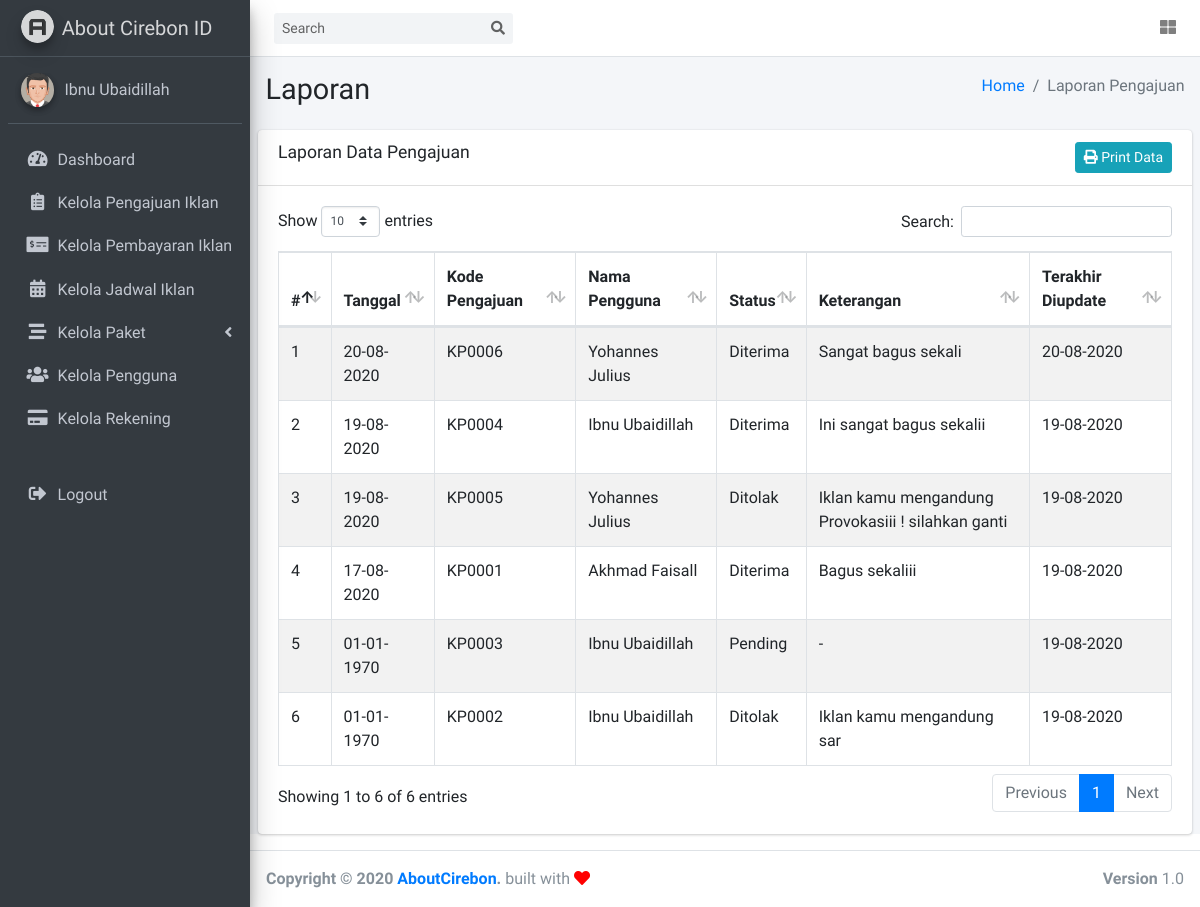
/index.php/laporan/laporan_pengajuan, run on an earlier commit of the app's database.
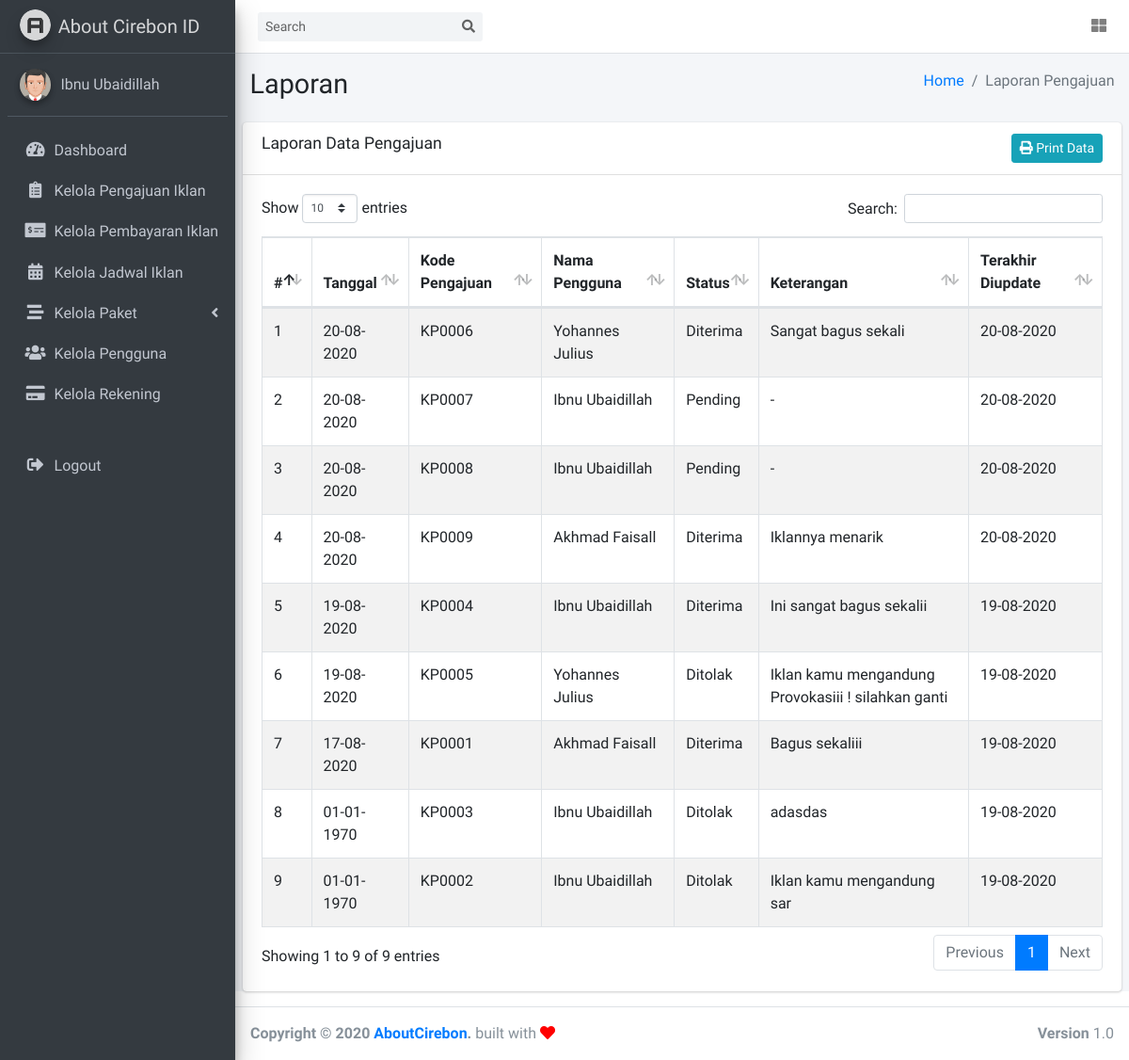
And on a later commit of the database.
### tables this page shows
CREATE TABLE `tbl_pengguna` (
  `id_pengguna` int(11) NOT NULL,
  `username` varchar(40) NOT NULL,
  `password` varchar(40) NOT NULL,
  `email` varchar(50) NOT NULL,
  `nama` varchar(50) NOT NULL,
  `alamat` varchar(255) NOT NULL,
  `no_telp` varchar(20) NOT NULL,
  `jenis_kelamin` varchar(20) NOT NULL,
  `level` int(1) NOT NULL COMMENT '1:admin, 2:atasan, 3:pelanggan',
  `tanggal_dibuat` timestamp NOT NULL DEFAULT current_timestamp() ON UPDATE current_timestamp(),
  `aktif` int(11) NOT NULL,
  `terakhir_diubah` timestamp NOT NULL DEFAULT current_timestamp() ON UPDATE current_timestamp()
);

CREATE TABLE `tbl_pengajuan` (
  `id_pengajuan` int(11) NOT NULL,
  `kode_pengajuan` varchar(25) NOT NULL,
  `id_pengguna` int(11) NOT NULL,
  `id_detail` int(11) NOT NULL,
  `konten` varchar(255) NOT NULL,
  `caption` varchar(255) NOT NULL,
  `tanggal` int(11) NOT NULL,
  `status` varchar(25) NOT NULL DEFAULT 'Pending',
  `keterangan` varchar(255) NOT NULL DEFAULT '-',
  `update_pada` timestamp NOT NULL DEFAULT current_timestamp()
);

### application/libraries/Template.php (called while the page is built)
<?php
Class Template
{
    var $template_data = array();
    function set($nama, $value)
    {
        $this->template_data[$nama] = $value;
    }
    function load($template = '', $view = '', $view_data = array(), $return = FALSE)
    {
        $this->CI =& get_instance();
        $this->set('contents', $this->CI->load->view($view, $view_data, TRUE));
        return $this->CI->load->view($template, $this->template_data, $return);
    }
}
?>

### application/controllers/Laporan.php (called while the page is built, shortened)
<?php
class Laporan extends CI_Controller
{
    public function laporan_pengajuan()
    {
        $data['pengajuan'] = $this->pengajuan_m->getAllPengajuan();
        $this->template->load('template', 'laporan/laporan_pengajuan', $data);
    }
}

### index.php (called while the page is built, shortened)
<?php
require_once BASEPATH.'core/CodeIgniter.php';

### application/models/Pengajuan_m.php (called while the page is built, shortened)
<?php
class Pengajuan_m extends CI_Model
{
    public function getAllPengajuan()
    {
        $this->db->select('*');
        $this->db->from('tbl_pengajuan');
        $this->db->join('tbl_pengguna', 'tbl_pengajuan.id_pengguna = tbl_pengguna.id_pengguna');
        $this->db->join('tbl_detailpaket', 'tbl_pengajuan.id_detail = tbl_detailpaket.id_detail');
        $this->db->order_by('tbl_pengajuan.tanggal', 'DESC');
        $query = $this->db->get()->result();
        return $query;
    }
}

### application/libraries/Fungsi.php (called while the page is built, shortened)
<?php
Class Fungsi {
    protected $ci;
    public function __construct() {
        $this->ci =& get_instance();
    }
    public function user_login() {
        $user_id = $this->ci->session->userdata('userid');
        $user_data  = $this->ci->pengguna_m->get($user_id)->row();
        return $user_data;
    }
}

### application/models/Pengguna_m.php (called while the page is built, shortened)
<?php
class Pengguna_m extends CI_Model
{
    public function get($id = null)
    {
        $this->db->from('tbl_pengguna');
        $query = $this->db->get();
        return $query;
    }
}

### application/views/laporan/laporan_pengajuan.php (the view)
<section class="content-header">
    <div class="container-fluid">
        <div class="row mb-2">
            <div class="col-sm-6">
                <h1>Laporan</h1>
            </div>
            <div class="col-sm-6">
                <ol class="breadcrumb float-sm-right">
                    <li class="breadcrumb-item"><a href="<?= base_url('dashboard') ?>">Home</a></li>
                    <li class="breadcrumb-item active">Laporan Pengajuan</li>
                </ol>
            </div>
        </div>
    </div>
</section>
<section class="content">
    <div class="card">
        <div class="card-header">
            <div class="float-right">
                <a href="<?= site_url('laporan/print_pengajuan') ?>" class="btn btn-info btn-sm"><i class="fa fa-print"></i> Print Data</a>
            </div>
            <h3 class="card-title">Laporan Data Pengajuan</h3>
        </div>
        <div class="card-body">
            <div class="box-body table-responsive">
                <table class="table table-bordered table-striped" id="Table1">
                    <thead>
                        <tr>
                            <th>#</th>
                            <th>Tanggal</th>
                            <th>Kode Pengajuan</th>
                            <th>Nama Pengguna</th>
                            <th>Status</th>
                            <th width="25%">Keterangan</th>
                            <th>Terakhir Diupdate</th>
                        </tr>
                    </thead>
                    <tbody>
                        <?php
                        $no = 1;
                        foreach ($pengajuan as $data) { ?>
                            <tr>
                                <td><?= $no++ ?></td>
                                <td><?= date('d-m-Y', strtotime($data->tanggal)) ?></td>
                                <td><?= $data->kode_pengajuan ?></td>
                                <td><?= $data->nama ?></td>
                                <td><?= $data->status ?></td>
                                <td><?= $data->keterangan ?></td>
                                <td><?= date('d-m-Y', strtotime($data->update_pada)) ?></td>
                            </tr>
                        <?php } ?>
                    </tbody>
                </table>
            </div>
        </div>
</section>

### application/views/template.php (shortened to what this page needs)
<!DOCTYPE html>
<html lang="en">
<head>
  <link rel="stylesheet" href="<?= base_url() ?>assets/plugins/fontawesome-free/css/all.min.css">
  <link rel="stylesheet" href="https://cdnjs.cloudflare.com/ajax/libs/izitoast/1.4.0/css/iziToast.css" />
  <link rel="stylesheet" href="<?= base_url() ?>assets/plugins/datatables-bs4/css/dataTables.bootstrap4.min.css">
  <link rel="stylesheet" href="<?= base_url() ?>assets/plugins/datatables-responsive/css/responsive.bootstrap4.min.css">
  <link rel="stylesheet" href="<?= base_url() ?>assets/dist/css/adminlte.min.css">
</head>
<body class="hold-transition sidebar-mini">
  <div class="wrapper">
    <nav class="main-header navbar navbar-expand navbar-white navbar-light">
      <form class="form-inline ml-3">
        <div class="input-group input-group-sm">
          <input class="form-control form-control-navbar" type="search" placeholder="Search" aria-label="Search">
          <div class="input-group-append">
            <button class="btn btn-navbar" type="submit">
              <i class="fas fa-search"></i>
            </button>
          </div>
        </div>
      </form>
      <ul class="navbar-nav ml-auto">
        <li class="nav-item">
          <a class="nav-link" data-widget="control-sidebar" data-slide="true" href="#" role="button">
            <i class="fas fa-th-large"></i>
          </a>
        </li>
      </ul>
    </nav>
    <aside class="main-sidebar sidebar-dark-primary elevation-4">
      <a href="<?= base_url('dashboard') ?>" class="brand-link">
        <img src="<?= base_url() ?>assets/dist/img/AdminLTELogo.png" alt="AdminLTE Logo" class="brand-image img-circle elevation-3" style="opacity: .8">
        <span class="brand-text font-weight-light">About Cirebon ID</span>
      </a>
      <div class="sidebar">
        <div class="user-panel mt-3 pb-3 mb-3 d-flex">
          <div class="image">
            <img src="<?= base_url() ?>/assets/dist/img/profile/default.png" class="img-circle elevation-2" alt="User Image">
          </div>
          <div class="info">
            <a href="<?= base_url('profil') ?>" class="d-block"><?= $this->fungsi->user_login()->nama ?></a>
          </div>
        </div>
        <nav class="mt-2">
          <ul class="nav nav-pills nav-sidebar flex-column" data-widget="treeview" role="menu" data-accordion="false">
            <li class="nav-item has-treeview">
              <a href="<?= base_url('dashboard') ?>" class="nav-link <?= $this->uri->segment(1) == 'dashboard' || $this->uri->segment(1) == '' ? 'active' : '' ?>">
                <i class="nav-icon fas fa-tachometer-alt"></i>
                <p>
                  Dashboard
                </p>
              </a>
            </li>
            <?php if ($this->fungsi->user_login()->level == 1 || $this->fungsi->user_login()->level == 3) { ?>
              <li class="nav-item has-treeview">
                <a href="<?= base_url('pengajuan') ?>" class="nav-link <?= $this->uri->segment(1) == 'pengajuan' ? 'active' : '' ?>">
                  <i class="nav-icon fas fa-clipboard-list"></i>
                  <p>
                    <?php if ($this->fungsi->user_login()->level == 3) { ?>
                      Pengajuan Iklan
                    <?php } else { ?>
                      Kelola Pengajuan Iklan
                    <?php } ?>
                  </p>
                </a>
              </li>
              <li class="nav-item has-treeview">
                <a href="<?= base_url('pembayaran') ?>" class="nav-link <?= $this->uri->segment(1) == 'pembayaran' ? 'active' : '' ?>">
                  <i class="nav-icon fas fa-money-check-alt"></i>
                  <p>
                    <?php if ($this->fungsi->user_login()->level == 3) { ?>
                      Pembayaran Iklan
                    <?php } else { ?>
                      Kelola Pembayaran Iklan
                    <?php } ?>
                  </p>
                </a>
              </li>
              <?php if ($this->fungsi->user_login()->level == 1 || $this->fungsi->user_login()->level == 3) { ?>
                <li class="nav-item has-treeview">
                  <a href="<?= base_url('jadwal') ?>" class="nav-link">
                    <i class="nav-icon fa fa-calendar-alt"></i>
                    <p>
                      <?php if ($this->fungsi->user_login()->level == 3) { ?>
                        Jadwal Iklan
                      <?php } else { ?>
                        Kelola Jadwal Iklan
                      <?php } ?>
                    </p>
                  </a>
                </li>
              <?php } ?>
              <?php if ($this->fungsi->user_login()->level == 1) { ?>
                <li class="nav-item has-treeview <?= $this->uri->segment(1) == 'paket' || $this->uri->segment(1) == 'paket_detail' || $this->uri->segment(1) == 'tipe_paket' ? 'menu-open' : '' ?>">
                  <a href="#" class="nav-link">
                    <i class="nav-icon fa fa-stream"></i>
                    <p>
                      Kelola Paket
                      <i class="right fas fa-angle-left"></i>
                    </p>
                  </a>
                  <?php } ?>
                  <?php if ($this->fungsi->user_login()->level == 1) { ?>
                <li class="nav-item has-treeview">
                  <a href="<?= base_url('pengguna') ?>" class="nav-link <?= $this->uri->segment(1) == 'pengguna' ? 'active' : '' ?>">
                    <i class="nav-icon fas fa-users"></i>
                    <p>
                      Kelola Pengguna
                    </p>
                  </a>
                </li>
                <li class="nav-item has-treeview">
                  <a href="<?= base_url('rekening') ?>" class="nav-link <?= $this->uri->segment(1) == 'rekening' ? 'active' : '' ?>">
                    <i class="nav-icon fas fa-credit-card"></i>
                    <p>
                      Kelola Rekening
                    </p>
                  </a>
                </li>
              <?php } ?>
            <?php } ?>
            <li class="nav-item has-treeview">
              <a href="<?= site_url('auth/logout') ?>" class="nav-link">
                <i class="nav-icon fa fa-sign-out-alt"></i>
                Logout
              </a>
            </li>
          </ul>
        </nav>
      </div>
    </aside>
    <div class="content-wrapper">
      <?= $contents ?>
    </div>
    <footer class="main-footer">
      <div class="float-right d-none d-sm-block">
        <b>Version</b> 1.0
      </div>
      <strong>Copyright &copy; 2020 <a href="http://aboutcirebon.id" target="_blank">AboutCirebon</a>.</strong> built with <i class="fa fa-heart" style="color: red"></i>
  </div>
</body>
</html>

What changed in the data, as far as the page shows it:
added tbl_pengajuan: tanggal "20-08-2020", kode_pengajuan "KP0007", id_pengguna.nama "Ibnu Ubaidillah", status "Pending", keterangan "-", update_pada "20-08-2020"
added tbl_pengajuan: tanggal "20-08-2020", kode_pengajuan "KP0008", id_pengguna.nama "Ibnu Ubaidillah", status "Pending", keterangan "-", update_pada "20-08-2020"
added tbl_pengajuan: tanggal "20-08-2020", kode_pengajuan "KP0009", id_pengguna.nama "Akhmad Faisall", status "Diterima", keterangan "Iklannya menarik", update_pada "20-08-2020"
changed tbl_pengajuan "KP0003": status "Pending" → "Ditolak"; keterangan "-" → "adasdas"
Also different on the page:
text written by a page script: "Show entries Search: Showing 1 to 6 of 6 entries Previous 1 Next" → "Show entries Search: Showing 1 to 9 of 9 entries Previous 1 Next"
